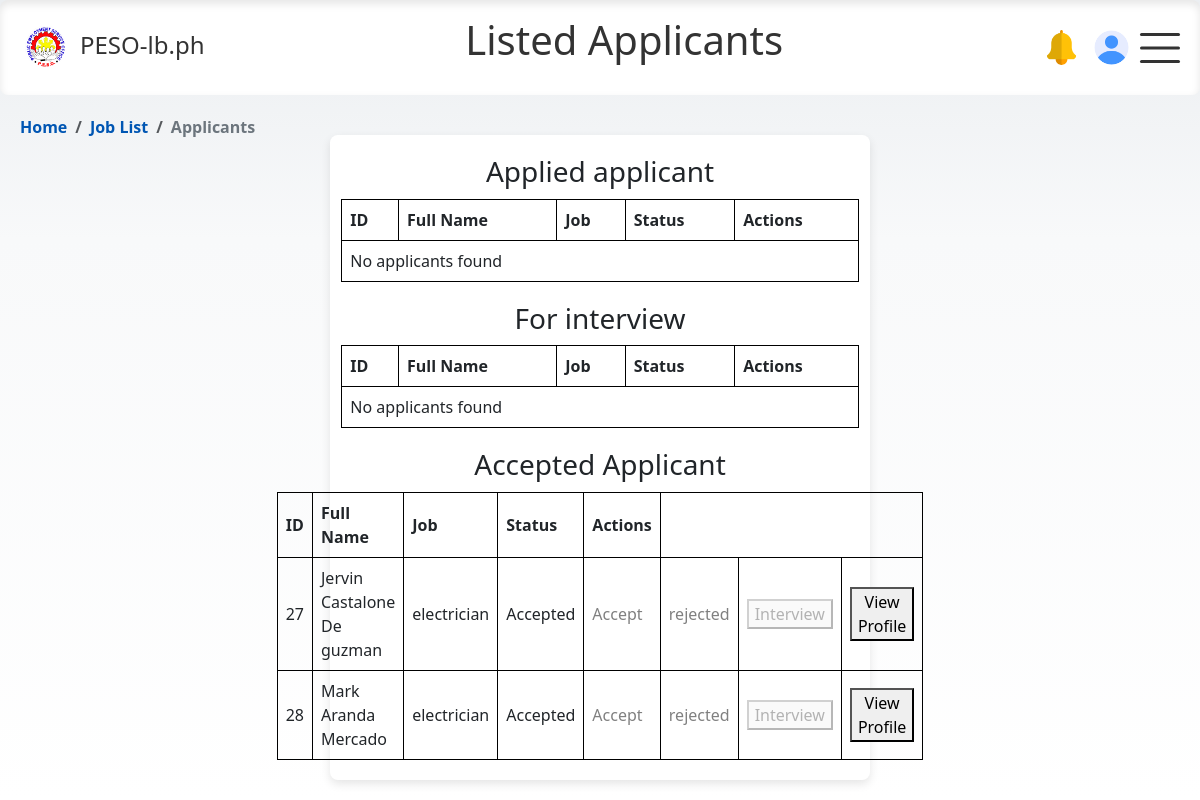
Screenshot of /html/adminpage/applicant_list.php?job_id=4 (signed in) with the database file from the repository.
### tables this page shows
CREATE TABLE `applicant_profile` (
  `id` int(11) NOT NULL,
  `user_id` int(11) NOT NULL,
  `email` varchar(255) NOT NULL,
  `first_name` varchar(100) DEFAULT NULL,
  `last_name` varchar(100) DEFAULT NULL,
  `middle_name` varchar(100) DEFAULT NULL,
  `dob` date DEFAULT NULL,
  `age` int(11) DEFAULT NULL,
  `specialization` varchar(255) DEFAULT NULL,
  `sex` enum('male','female') DEFAULT NULL,
  `civil_status` enum('Single','Married','Widowed') DEFAULT NULL,
  `contact_no` int(11) DEFAULT NULL,
  `photo` varchar(255) DEFAULT 'user.png',
  `house_address` varchar(255) DEFAULT NULL,
  `sss_no` varchar(20) DEFAULT NULL,
  `pagibig_no` varchar(20) DEFAULT NULL,
  `philhealth_no` varchar(20) DEFAULT NULL,
  `passport_no` varchar(20) DEFAULT NULL,
  `immigration_status` enum('Documented','Undocumented','Returning','Repatriated') DEFAULT NULL,
  `spouse_name` varchar(100) DEFAULT NULL,
  `spouse_contact` varchar(15) DEFAULT NULL,
  `fathers_name` varchar(100) DEFAULT NULL,
  `fathers_address` varchar(255) DEFAULT NULL,
  `mothers_name` varchar(100) DEFAULT NULL,
  `mothers_address` varchar(255) DEFAULT NULL,
  `emergency_contact_name` varchar(100) DEFAULT NULL,
  `next_of_kin_relationship` varchar(50) DEFAULT NULL,
  `next_of_kin_contact` varchar(15) DEFAULT NULL,
  `education_level` enum('Elementary Undergraduate','Elementary Graduate','High School Undergraduate','High School Graduate','College Undergraduate','College Graduate','Vocational') DEFAULT NULL,
  `occupation` enum('Administrative Work','Medical Work','Factory/Manufacturing','Farmers (Agriculture)','Teaching','Information Technology','Engineering','Restaurant Jobs (F&B)','Seaman (Sea-Based)','Household Service Worker (Domestic Helper)','Construction Work','Entertainment','Tourism Sector','Hospitality Sector','Others') DEFAULT NULL,
  `prefix` enum('Sr.','Jr.','II','III','IV','V','VI','VII') DEFAULT NULL,
  `emergency_contact_num` int(11) DEFAULT NULL,
  `income` int(11) DEFAULT NULL,
  `country` varchar(100) DEFAULT NULL,
  `employment_type` varchar(100) DEFAULT NULL,
  `employment_form` enum('Recruitment Agency','Government Hire','Name Hire','Referral') DEFAULT NULL,
  `employer_name` varchar(100) DEFAULT NULL,
  `contact_number` int(11) DEFAULT NULL,
  `employer_address` varchar(100) DEFAULT NULL,
  `local_agency_name` varchar(100) DEFAULT NULL,
  `local_agency_address` varchar(100) DEFAULT NULL,
  `arrival_date` date DEFAULT NULL,
  `dept_date` date DEFAULT NULL
);

CREATE TABLE `applications` (
  `id` int(11) NOT NULL,
  `applicant_id` int(11) DEFAULT NULL,
  `job_posting_id` int(11) DEFAULT NULL,
  `application_date` date DEFAULT NULL,
  `status` varchar(50) DEFAULT 'pending',
  `job` varchar(255) DEFAULT NULL
);

### html/adminpage/applicant_list.php (the view, shortened to what this page needs)
<?php
    include '../../php/conn_db.php';
    function checkSession() {
        if (!isset($_SESSION['id'])) {
            header("Location: ../../index.html");
            exit();
        } else {
            return $_SESSION['id'];
        }
    }
    $userId = checkSession();
    $jobid = $_GET['job_id'];
    $sql = "SELECT ap.*, a.*
    FROM applicant_profile ap
    JOIN applications a ON ap.user_id = a.applicant_id
    WHERE a.job_posting_id = ? AND a.status != 'rejected'";
        $stmt = $conn->prepare($sql);
        $stmt->bind_param("i", $jobid);
        $stmt->execute();
        $result = $stmt->get_result();
        $pending = [];
        $review = [];
        $rejected = [];
        if ($result->num_rows > 0) {
        while ($row = $result->fetch_assoc()) {
            if ($row['status'] == 'pending') {
                $pending[] = $row;
            } elseif ($row['status'] == 'interview') {
                $review[] = $row;
            } elseif ($row['status'] == 'accepted') {
                $rejected[] = $row;
            }
        }
        }
    $sql = "SELECT * FROM empyers WHERE id = ?";
    $stmt = $conn->prepare($sql);
    $stmt->bind_param("i", $userId);
    $stmt->execute();
    $res = $stmt->get_result();
    $row = $res->fetch_assoc();
?>
<!DOCTYPE html>
<html>
<head>
    <link rel="stylesheet" href="https://cdn.jsdelivr.net/npm/bootstrap@5.3.0/dist/css/bootstrap.min.css">
    <link href="https://cdnjs.cloudflare.com/ajax/libs/bootstrap-icons/1.10.0/font/bootstrap-icons.min.css" rel="stylesheet">
    <link rel="stylesheet" href="../../css/modal-form.css">
    <link rel="stylesheet" href="../../css/nav_float.css">
    <link rel="stylesheet" href="../../css/employer.css">
</head>
<body>
<nav>
    <div class="logo">
        <img src="../../img/logo_peso.png" alt="Logo">
        <a href="#"> PESO-lb.ph</a>
    </div>
    <header>
        <h1 class="h1">Listed Applicants</h1>
    </header>
    <div class="profile-icons">
        <div class="notif-icon" data-bs-toggle="popover" data-bs-content="#" data-bs-placement="bottom">
            <img id="#" src="../../img/notif.png" alt="Profile Picture" class="rounded-circle">
        </div>
        <div class="profile-icon-employer" data-bs-toggle="popover" data-bs-placement="bottom">
          <?php if (!empty($row['photo'])): ?>
              <img id="preview" src="php/employer/images/<?php echo $row['photo']; ?>" alt="Profile Image" class="circular--square">
          <?php else: ?>
              <img src="../../img/user-placeholder.png" alt="Profile Picture" class="rounded-circle">
          <?php endif; ?>
        </div>
    </div>
    <div class="burger" id="burgerToggle">
        <span></span>
        <span></span>
        <span></span>
    </div>
</nav>
<nav class="bcrumb-container" aria-label="breadcrumb">
  <ol class="breadcrumb">
    <li class="breadcrumb-item"><a href="../../html/employer/employer_home.php" >Home</a></li>
    <li class="breadcrumb-item"><a href="create_job.php" >Job List</a></li>
    <li class="breadcrumb-item active" aria-current="page">Applicants</li>
  </ol>
</nav>
    <div class='ep-container'>
        <div class="category-container">
        <?php
            function display_table($applicants, $status_label) {
                echo "<h3>$status_label</h3>";
                echo "<table>
                        <tr>
                            <th>ID</th>
                            <th>Full Name</th>
                            <th>Job</th>
                            <th>Status</th>
                            <th>Actions</th>
                        </tr>";
                if (!empty($applicants)) {
                    foreach ($applicants as $row) {
                        $full_name = htmlspecialchars($row['first_name'] . ' ' . $row['middle_name'] . ' ' . $row['last_name']);
                        $status = $row['status'];
                        $interview_button_disabled = ($status == 'interview' || $status == 'accepted') ? 'disabled' : '';
                        $accept_link_disabled = ($status == 'accepted') ? 'disabled-link' : '';
                        echo "
                        <tr>
                            <td>" . htmlspecialchars($row['applicant_id']) . "</td>
                            <td>" . htmlspecialchars($full_name) . "</td>
                            <td>" . htmlspecialchars($row['job']) . "</td>
                            <td>" . ucfirst($row['status']) . "</td>
                            <td>
                                <a href='application_process.php?id= ". htmlspecialchars($row['user_id']). "'
                                class='".$accept_link_disabled."'>Accept</a>
                            </td>
                            <td>
                            <a href='application_rejection.php?id=" . htmlspecialchars($row['user_id']) . "'
                            class='".$accept_link_disabled."'>rejected</a>
                            </td>
                            <td>
                                <button id='openFormBtn' data-applicant-id=" . htmlspecialchars($row["applicant_id"]) ."
                                data-job-id=" . htmlspecialchars($row["job_posting_id"]) . " $interview_button_disabled>Interview</button>
                            </td>
                            <td><button id='profileFormBtn' class='openProfileBtn' data-applicant-id='" . htmlspecialchars($row["applicant_id"]) . "'>View Profile</button></td>
                        </tr>";
                    }
                } else {
                    echo "<tr><td colspan='5'>No applicants found</td></tr>";
                }
                echo "</table>";
            }
            echo "<div class='category-section'>";
            display_table($pending, 'Applied applicant');
            echo "</div>";
            echo "<div class='category-section'>";
            echo "</div>";
            echo "<div class='category-section'>";
            display_table($rejected, 'Accepted Applicant');
            echo "</div>";
        ?>
        </div>
    </div>
</body>
</html>

### css/nav_float.css (style rules this page uses)
body { margin: 0; opacity: 1; font-family: system-ui; background: linear-gradient(to bottom, #EBEEF1 0%, #f8f9fa 30%, #ffffff 100%); background-repeat: no-repeat; background-attachment: fixed; min-height: 100vh; }
.h1, .ofw-h1 { width: 100%; text-align: center; color: #333; margin-top:-1vh; }
.profile-icons,.profile-icon-employer, .profile-index { display: flex; align-items: left; margin-right: 3vw; }
.profile-icon, .profile-icon-employer, .profile-index, .notif-icon { width: 35px; height: 35px; border-radius:50%; overflow: hidden; position: relative; margin-right: 15px; }
.notif-icon img,.profile-icon img, .profile-icon-employer img { width: 100%; height: auto; }
td { width: -120vw; height: auto; }
nav { position: sticky; top: 0; background-color: #fff; color: #333; display: flex; justify-content: space-between; align-items: center; padding: 20px 20px; margin: auto; max-width: 100vw; box-shadow: inset 0px 4px 8px rgba(0, 0, 0, 0.1); border-radius: 8px; z-index: 1000; }
.logo { display: flex; align-items: center; margin-bottom: 5px; }
.logo a { color: #333; text-decoration: none; font-size: 24px; font-weight:400; margin-left:10px; }
.logo img { width: 50px; height: 50px; }
.burger { cursor: pointer; margin-left: 5vw; }
.burger { position: absolute; top: 50%; right: 20px; transform: translateY(-50%); width: 40px; height: 30px; background: transparent; cursor: pointer; }
.burger span { display: block; position: absolute; height: 3px; width: 100%; background: #333; border-radius: 5px; opacity: 1; left: 0; transform: rotate(0deg); transition: .25s ease-in-out; }
.burger span:nth-of-type(1) { top: 0px; transform-origin: left center; }
.burger span:nth-of-type(2) { top: 50%; transform: translateY(-50%); transform-origin: left center; }
.burger span:nth-of-type(3) { top: 100%; transform-origin: left center; transform: translateY(-100%); }
.bcrumb-container { position: relative; top: 0; background-color: transparent; color: #333; display: flex; justify-content:flex-start; align-items: left; padding: 20px 20px; margin: auto; margin-bottom: -5vh; max-width: auto; box-shadow: none; border-radius: 0; z-index: 1; }
.breadcrumb { background-color: transparent; list-style: none; }
.breadcrumb-item { color: #007bff; font-weight: bold; }
.breadcrumb-item.active { color: #6c757d; }
.breadcrumb-item a { text-decoration: none; color: #0056b3; }

### css/employer.css (style rules this page uses)
.ep-container { display: flex; justify-content: center; align-items: center; min-height: auto; max-width: 45vw; width: 100%; margin: 2% auto; background-color: #fff; padding: 20px; border-radius: 8px; box-shadow: 0px 4px 10px rgba(0, 0, 0, 0.1); }
.bcrumb-container { position: relative; top: 0; background-color: transparent; color: #333; display: flex; justify-content:flex-start; align-items: left; padding: 20px 20px; margin: auto; margin-bottom: -8vh; max-width: auto; box-shadow: none; border-radius: 0; z-index: 1; }
.breadcrumb { background-color: transparent; list-style: none; }
.breadcrumb-item { color: #007bff; font-weight: bold; }
.breadcrumb-item.active { color: #6c757d; }
.breadcrumb-item a { text-decoration: none; color: #0056b3; }

### html/adminpage/applicant_list.php (style rules this page uses)
.category-container { display: flex; flex-direction: column; gap: 20px; }
.category-section { display: flex; flex-direction: column; align-items: center; width: 100%; }
.category-section h3 { margin-bottom: 10px; }
table { width: 80%; border-collapse: collapse; }
table, th, td { border: 1px solid black; }
th, td { padding: 8px; text-align: left; }
.disabled-link { pointer-events: none; color: gray; text-decoration: none; }

### rows the page displays
applicant_profile: applications.applicant_id "27", full_name "Jervin Castalone De guzman", applications.job "electrician", applications.status "Accepted"
applicant_profile: applications.applicant_id "28", full_name "Mark Aranda Mercado", applications.job "electrician", applications.status "Accepted"

### other values shown
$status_label "Applied applicant For interview Accepted Applicant"
